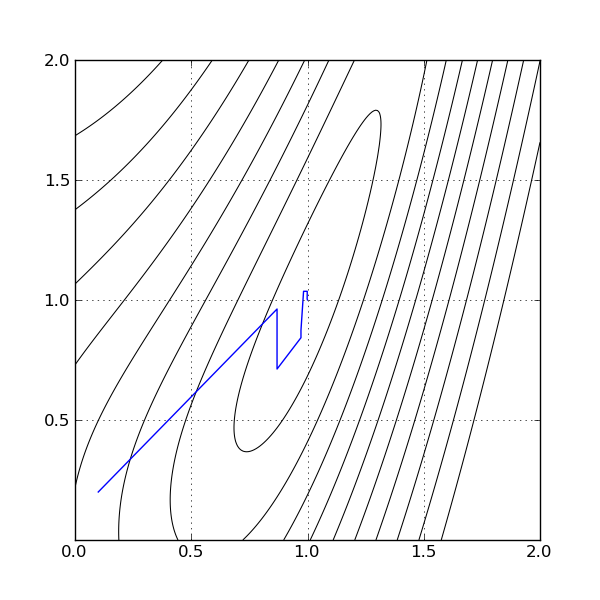

Reproduce this figure in Python.
################################################################################
# Peach - Computational Intelligence for Python
# Jose Alexandre Nalon
#
# This file: binary-simulated-annealing.py
# Optimization of functions by binary simulated annealing
################################################################################


# We import numpy for arrays and peach for the library. Actually, peach also
# imports the numpy module, but we want numpy in a separate namespace:
from numpy import *
import peach as p


# This is a simplified version of the Rosenbrock function, to demonstrante
# how the optimizers work.
def f(xy):
    x, y = xy
    return (1.-x)**2. + (y-x*x)**2.

# We will allow no more than 1000 iterations. For the simplified Rosenbrock
# function, no more than that will be needed.
iMax = 1000

# Here we create the optimizer. This optimizer is created in quite a different
# way from the others we used. This is because the discrete optimizer deals with
# bit streams, and changing values on bits can be highly unpredictable --
# especially if you are dealing with floating point representations. The first
# two parameters, however, are the same as in other optimizers: the function to
# be optimized, and the first estimate. The next parameter is a string of
# formats that will be used to decode the bit stream: they work exactly as in
# the struct module that is included in every Python distribution -- please,
# consult the official documentation for more information. In this example, we
# use two floating points, thus 'ff'. The next parameter is a list of ranges of
# values that will be allowed for our estimates. This might be needed if you use
# floating points: the algorithm perform a sanity check to guarantee that the
# bitarray really represents a floating point in the allowed range -- in case
# it is not, these are used to random choose new estimates.
bsa = p.BinarySA(f, (0.1, 0.2), [ (0., 2.), (0., 2.) ], 'ff')
xd = [ ]
yd = [ ]
i = 0
while i < iMax:
    x, e = bsa.step()
    xd.append(x[0])
    yd.append(x[1])
    i = i + 1
xd = array(xd)
yd = array(yd)

# If the system has the plot package matplotlib, this tutorial tries to plot
# and save the convergence of synaptic weights and error. The plot is saved in
# the file ``binary-simulated-annealing.png``.
x = linspace(0., 2., 250)
y = linspace(0., 2., 250)
x, y = meshgrid(x, y)
z = (1-x)**2 + (y-x*x)**2
levels = exp(linspace(0., 2., 10)) - 0.9

try:
    from matplotlib import *
    from matplotlib.pylab import *

    figure(1).set_size_inches(6, 6)
    a1 = axes([ 0.125, 0.10, 0.775, 0.8 ])

    a1.hold(True)
    a1.grid(True)
    a1.plot(xd, yd)
    a1.contour(x, y, z, levels, colors='k', linewidths=0.75)
    a1.set_xlim([ 0., 2. ])
    a1.set_xticks([ 0., 0.5, 1., 1.5, 2. ])
    a1.set_ylim([ 0., 2. ])
    a1.set_yticks([ 0.5, 1., 1.5, 2. ])
    savefig("binary-simulated-annealing.png")

except ImportError:
    print "Results: ", (xd[-1], yd[-1])
